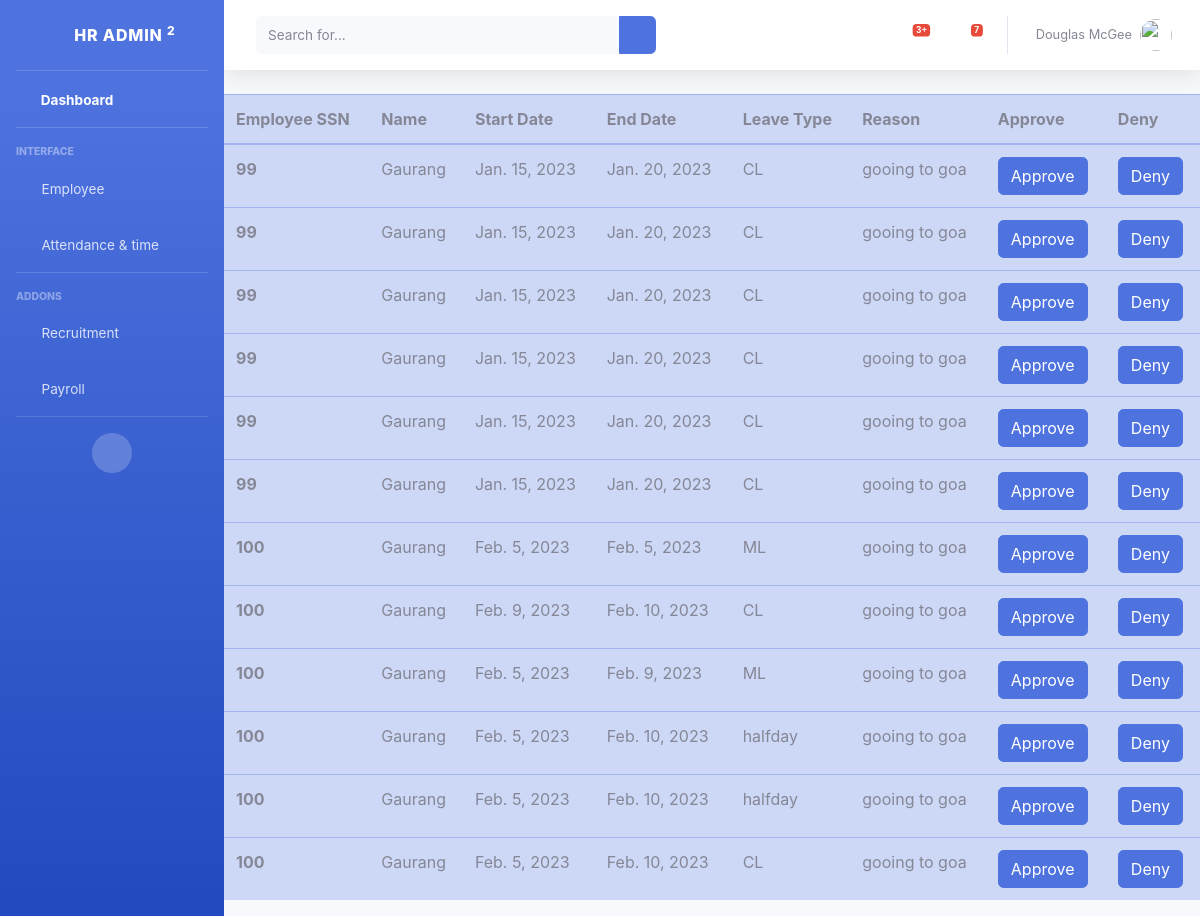
The page /employee/leaveapproval on the database its author committed.
### employee/models.py (models this page shows)
class leave(models.Model):
    EmpSSN=models.IntegerField(null=True)
    sdate=models.DateField(null=True, auto_now=False, auto_now_add=False)
    edate=models.DateField(null=True, auto_now=False, auto_now_add=False)
    leavetype=models.CharField(null=True, max_length=50)
    reason=models.TextField(null=True)
    name=models.CharField(null=True, max_length=50)
    approval=models.CharField(default="pending", max_length=50)

### employee/views.py (the view)
# urls.py: path("leaveapproval",views.leaveapproval,name='leaveapproval'),
def leaveapproval(request):
    app = leave.objects.filter(approval="pending")
    return render (request,'leaveapproval.html',{'app':app})

### templates/leaveapproval.html (shortened to what this page needs)
{% extends 'base.html' %}
{%block body%}
<table class="table table-hover table-primary table-stripped">
  <thead>
      <tr>
        <th scope="col">Employee SSN</th>
        <th scope="col">Name</th>
        <th scope="col">Start Date</th>
        <th scope="col">End Date</th>
        <th scope="col">Leave Type</th>
        <th scope="col">Reason</th>
        <th scope="col">Approve</th>
        <th scope="col">Deny</th>
      </tr>
    </thead>
    <tbody>
      {% for app in app %}
      <tr>
        <th scope="row">{{app.EmpSSN}}</th>
        <td>{{app.name}}</td>
        <td>{{app.sdate}}</td>
        <td>{{app.edate}}</td>
        <td>{{app.leavetype}}</td>
        <td>{{app.reason}}</td>
        <td><a class="btn btn-primary" href="leaveapprove{{app.EmpSSN}}" role="button">Approve</a>
        </td>
        <td><a class="btn btn-primary" href="leavedeny{{app.EmpSSN}}" role="button">Deny</a>
        </td>
      </tr>
      {% endfor %}
</table>
{%endblock body%}

### rows shown on the page
leave: EmpSSN "99", name "Gaurang", sdate "Jan. 15, 2023", edate "Jan. 20, 2023", leavetype "CL", reason "gooing to goa"
leave: EmpSSN "99", name "Gaurang", sdate "Jan. 15, 2023", edate "Jan. 20, 2023", leavetype "CL", reason "gooing to goa"
leave: EmpSSN "99", name "Gaurang", sdate "Jan. 15, 2023", edate "Jan. 20, 2023", leavetype "CL", reason "gooing to goa"
leave: EmpSSN "99", name "Gaurang", sdate "Jan. 15, 2023", edate "Jan. 20, 2023", leavetype "CL", reason "gooing to goa"
leave: EmpSSN "99", name "Gaurang", sdate "Jan. 15, 2023", edate "Jan. 20, 2023", leavetype "CL", reason "gooing to goa"
leave: EmpSSN "99", name "Gaurang", sdate "Jan. 15, 2023", edate "Jan. 20, 2023", leavetype "CL", reason "gooing to goa"
leave: EmpSSN "100", name "Gaurang", sdate "Feb. 5, 2023", edate "Feb. 5, 2023", leavetype "ML", reason "gooing to goa"
leave: EmpSSN "100", name "Gaurang", sdate "Feb. 9, 2023", edate "Feb. 10, 2023", leavetype "CL", reason "gooing to goa"
leave: EmpSSN "100", name "Gaurang", sdate "Feb. 5, 2023", edate "Feb. 9, 2023", leavetype "ML", reason "gooing to goa"
leave: EmpSSN "100", name "Gaurang", sdate "Feb. 5, 2023", edate "Feb. 10, 2023", leavetype "halfday", reason "gooing to goa"
leave: EmpSSN "100", name "Gaurang", sdate "Feb. 5, 2023", edate "Feb. 10, 2023", leavetype "halfday", reason "gooing to goa"
leave: EmpSSN "100", name "Gaurang", sdate "Feb. 5, 2023", edate "Feb. 10, 2023", leavetype "CL", reason "gooing to goa"
